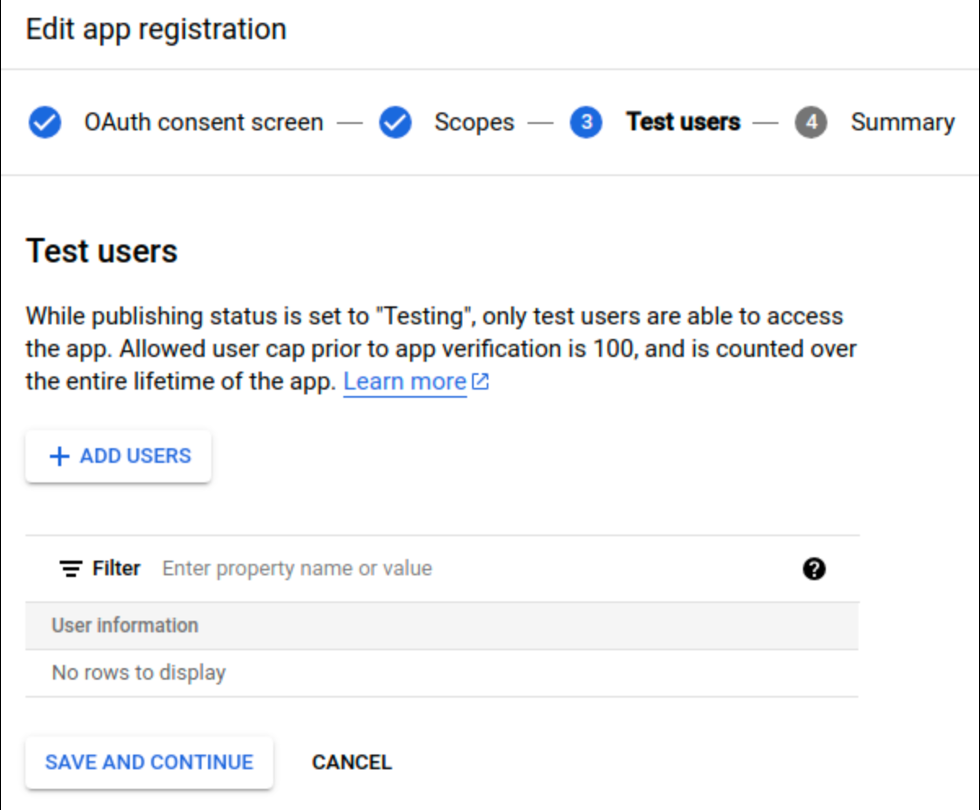
#> input picture vwa/ExACT/OSWorld/assets/testusers.png, 980 x 810 px
$ python -i annotation_ui.py   (imports and definitions only)
#> lines starting #> are read from the running program, lines starting #| are printed output that depends on the picture
"""
标注界面模块
负责终端用户界面显示和交互
"""

import os
import shutil
from typing import Dict, List, Optional, Any, Tuple
from PIL import Image
import requests
from pathlib import Path

# 尝试导入GUI相关库
try:
    import tkinter as tk
    from tkinter import ttk
    HAS_TKINTER = True
except ImportError:
    HAS_TKINTER = False

try:
    import subprocess
    import platform
    HAS_SYSTEM_VIEWER = True
except ImportError:
    HAS_SYSTEM_VIEWER = False


class AnnotationUI:
    """标注界面类"""

    def __init__(self, image_display_method='auto', image_window_size='800x600', ascii_width=80,
                 keep_aspect_ratio=True, persistent_window=True, target_screen=0):
        """
        初始化界面

        Args:
            image_display_method: 图片显示方法 ('tkinter', 'ascii', 'system', 'off', 'auto')
            image_window_size: Tkinter窗口大小 (默认: '800x600')
            ascii_width: ASCII显示宽度 (默认: 80)
            keep_aspect_ratio: 是否保持图片原始比例 (默认: True)
            persistent_window: 是否持续显示窗口直到用户输入 (默认: True)
            target_screen: 目标屏幕编号 (默认: 0=主屏幕)
        """
        self.terminal_width = shutil.get_terminal_size().columns
        self.commands_help = self._build_commands_help()
        self.image_display_method = self._resolve_display_method(image_display_method)
        self.image_window_size = image_window_size
        self.ascii_width = ascii_width
        self.keep_aspect_ratio = keep_aspect_ratio
        self.persistent_window = persistent_window
        self.target_screen = target_screen
        self.image_cache = {}  # 图片缓存

        # 持续窗口管理
        self.current_window = None  # 当前显示的Tkinter窗口引用

        # 任务上下文信息
        self.current_task_context = {
            'env_name': None,
            'task_id': None,
            'task_intent': None,
            'start_url': None,
            'current_url': None,
            'step_count': 0
        }

    # [162 lines left out: functions _get_screen_info, _get_target_screen_bounds, _get_target_screen_display_size, not called in this run]

    def _build_commands_help(self) -> Dict[str, str]:
        """构建命令帮助信息"""
        return {
            "基本操作": {
                "click [ID]": "点击元素，如: click [10]",
                "type [ID] [文本] [1]": "在元素中输入文本，如: type [5] [blue kayak] [1]",
                "hover [ID]": "悬停在元素上，如: hover [15]",
                "scroll [方向]": "滚动页面，如: scroll up 或 scroll down",
            },
            "页面操作": {
                "key_press [按键]": "按键操作，如: key_press Enter",
                "goto [URL]": "跳转到URL，如: goto http://example.com",
                "go_back": "返回上一页",
                "go_forward": "前进到下一页",
                "new_tab": "打开新标签",
                "close_tab": "关闭当前标签"
            },
            "控制命令": {
                "stop [答案]": "停止当前任务并提交答案",
                "reset": "重置当前任务",
                "skip": "跳过当前任务",
                "help": "显示帮助信息",
                "quit": "退出程序"
            }
        }

    # [12 lines left out: functions _print_separator, _print_centered, not called in this run]

    def clear_screen(self) -> None:
        """清屏"""
        os.system('cls' if os.name == 'nt' else 'clear')

    # [57 lines left out: functions display_welcome, display_progress, display_task_info, not called in this run]

    def display_task_images(self, image_data: Any) -> None:
        """
        显示任务相关图片信息

        Args:
            image_data: 图片数据，可能是字符串、列表或None
        """
        if not image_data:
            return

        images = []
        if isinstance(image_data, str):
            images = [image_data]
        elif isinstance(image_data, list):
            images = image_data

        for i, image_path in enumerate(images, 1):
            print(f"   图片{i}: {image_path}")

            # 尝试获取图片信息和显示图片
            try:
                if image_path.startswith('http'):
                    # 网络图片
                    response = requests.head(image_path, timeout=5)
                    if response.status_code == 200:
                        print(f"        类型: 网络图片 (状态码: {response.status_code})")
                        # 网络图片暂不支持直接显示
                        print(f"        [INFO] 请在浏览器中打开: {image_path}")
                    else:
                        print(f"        类型: 网络图片 (无法访问: {response.status_code})")
                else:
                    # 本地图片
                    image_file = Path(image_path)
                    if image_file.exists():
                        try:
                            with Image.open(image_file) as img:
                                print(f"        类型: 本地图片 ({img.format}, {img.size})")

                            # 尝试直接显示本地图片
                            if self.image_display_method != 'off':
                                print(f"        [IMAGE] 正在显示图片{i}...")
                                success = self.display_image_direct(str(image_file), f"任务图片 {i}")
                                if not success:
                                    print(f"        [WARNING] 显示失败，请手动查看")

                        except Exception as e:
                            print(f"        类型: 本地文件 (无法解析: {e})")
                    else:
                        print(f"        类型: 本地图片 (文件不存在)")
            except Exception as e:
                print(f"        类型: 未知 (检查失败: {e})")

    # [416 lines left out: functions display_screenshot_ready, display_help, prompt_user_input, prompt_user_input_with_gui, display_action_result, display_task_evaluation_result and 10 more, not called in this run]

    def _resolve_display_method(self, method: str) -> str:
        """
        解析和确定图片显示方法

        Args:
            method: 用户指定的显示方法

        Returns:
            实际可用的显示方法
        """
        if method == 'auto':
            # 自动选择最佳方法
            if HAS_TKINTER:
                return 'tkinter'
            elif HAS_SYSTEM_VIEWER:
                return 'system'
            else:
                return 'ascii'
        elif method == 'tkinter' and not HAS_TKINTER:
            print("[WARNING] Tkinter不可用，降级为ASCII显示")
            return 'ascii'
        elif method == 'system' and not HAS_SYSTEM_VIEWER:
            print("[WARNING] 系统图片查看器不可用，降级为ASCII显示")
            return 'ascii'
        else:
            return method

    # [424 lines left out: functions display_image_direct, _display_with_tkinter, _setup_image_display, _process_image_scaling, _add_image_info, _configure_window_behavior and 6 more, not called in this run]

    def _on_window_close(self):
        """窗口关闭事件处理"""
        self._close_current_window()

    # [167 lines left out: functions _display_with_ascii, _display_with_system_viewer, set_image_display_method, get_image_display_info, show_image_display_help, cleanup, not called in this run]

>>> import cv2
>>> picture = cv2.imread('../../vwa/ExACT/OSWorld/assets/testusers.png', cv2.IMREAD_GRAYSCALE)
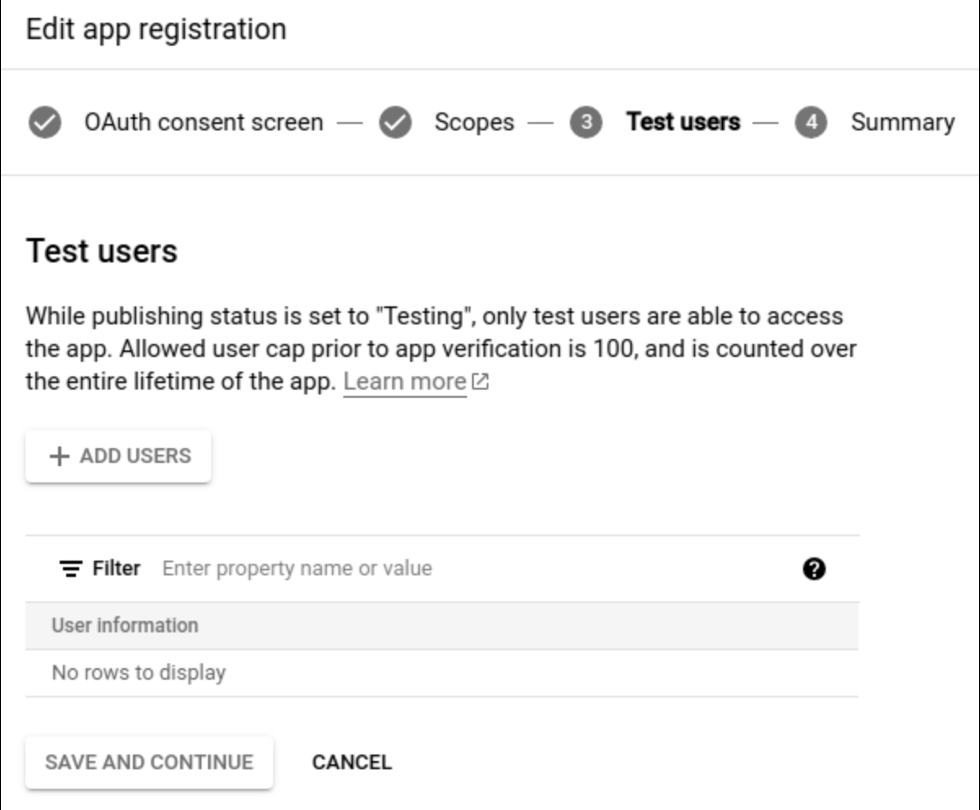
#> picture: shape (810, 980); min 0, max 255, mean 246.7
>>> result = AnnotationUI().display_task_images(picture)
#> (the run stopped early here; a loop or call above may not have finished)

$ run again, on vwa/ExACT/OSWorld/assets/googleshutoff.png
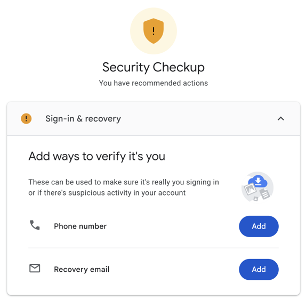
#> input picture vwa/ExACT/OSWorld/assets/googleshutoff.png, 306 x 300 px
#> `picture = cv2.imread('../../vwa/ExACT/OSWorld/assets/testusers.png', c..`:
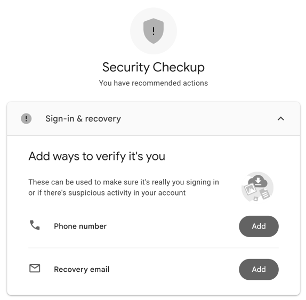
#> picture: shape (300, 306); min 0, max 255, mean 246.9
